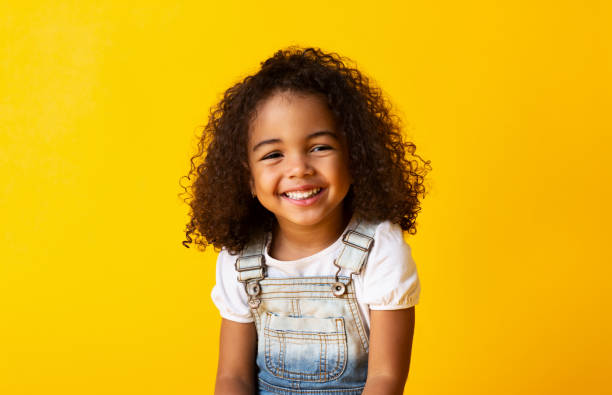
#> input picture Girl.jpg, 612 x 395 px, found by its file name
$ jupyter execute TASK_4_IMAGE_TO_PENCIL_SKETCH_WITH_PYTHON.ipynb
#> lines starting #> are read from the running program, lines starting #| are printed output that depends on the picture
<a href="https://colab.research.google.com/github/Gowthami-28/LGMVIP-DataScience-task3/blob/main/TASK_4_IMAGE_TO_PENCIL_SKETCH_WITH_PYTHON.ipynb" target="_parent"></a>

**IMAGE TO PENCIL SKETCH WITH PYTHON
Beginner Level-Task4**

[cell 1]
from google.colab.patches import cv2_imshow
import cv2
#read the image
img=cv2.imread('/content/girl.jpg')
#> img is the input picture: shape (395, 612, 3); mean B, G, R 26.3, 173, 220.3

[cell 2]
#converting image into gray scale image
img_gray = cv2.cvtColor(img, cv2.COLOR_BGR2GRAY)
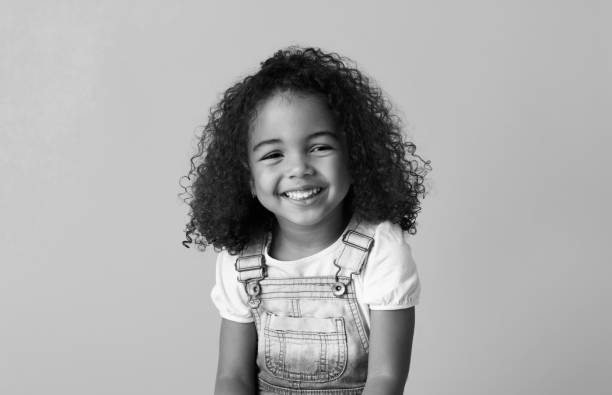
#> img_gray: shape (395, 612); min 0, max 255, mean 170.5
cv2_imshow(img)

[cell 3]
#inverting the image
img_invert = cv2.bitwise_not(img_gray)
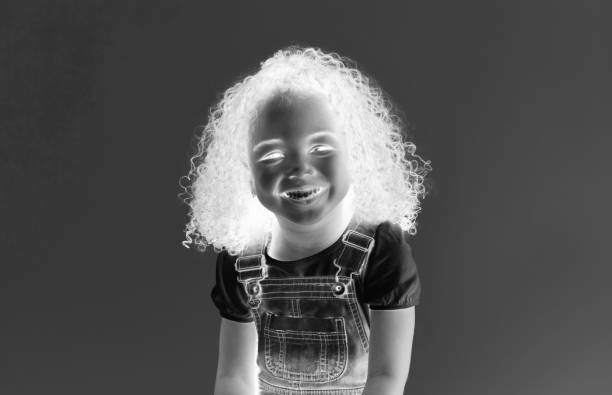
#> img_invert: shape (395, 612); min 0, max 255, mean 84.5

cv2_imshow(img_invert)

[cell 4]
#Smoothing of the image
img_smoothing = cv2.GaussianBlur(img_invert, (21, 21),sigmaX=0, sigmaY=0)
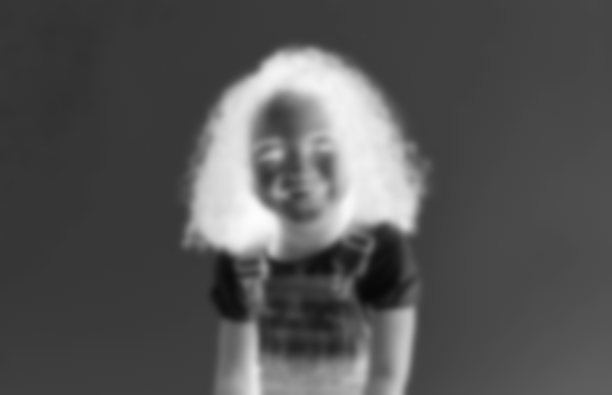
#> img_smoothing: shape (395, 612); min 7, max 252, mean 84.5

cv2_imshow(img_smoothing)

[cell 5]
#Obtaining the final sketch
def dodgeV2(x, y):
 return cv2.divide(x, 255 - y, scale=256)
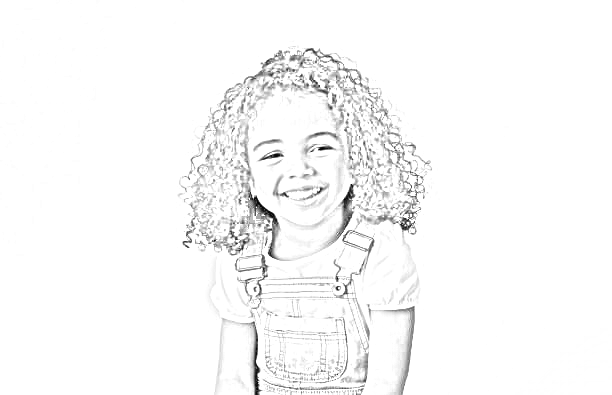
#> returned value: shape (395, 612); min 0, max 255, mean 248.5
